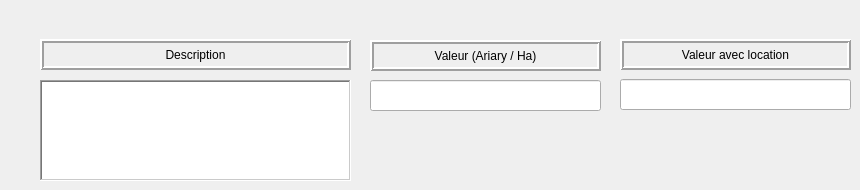
             <widget class="QWidget" name="pageForfParCatParcelle_2">
              <widget class="QLabel" name="label_29">
               <property name="geometry">
                <rect>
                 <x>370</x>
                 <y>40</y>
                 <width>231</width>
                 <height>31</height>
                </rect>
               </property>
               <property name="frameShape">
                <enum>QFrame::Box</enum>
               </property>
               <property name="frameShadow">
                <enum>QFrame::Raised</enum>
               </property>
               <property name="lineWidth">
                <number>2</number>
               </property>
               <property name="text">
                <string>Valeur (Ariary / Ha)</string>
               </property>
               <property name="alignment">
                <set>Qt::AlignCenter</set>
               </property>
               <property name="wordWrap">
                <bool>false</bool>
               </property>
               <property name="margin">
                <number>0</number>
               </property>
              </widget>
              <widget class="QLineEdit" name="lineEdit_23">
               <property name="geometry">
                <rect>
                 <x>620</x>
                 <y>79</y>
                 <width>231</width>
                 <height>31</height>
                </rect>
               </property>
               <property name="alignment">
                <set>Qt::AlignRight|Qt::AlignTrailing|Qt::AlignVCenter</set>
               </property>
              </widget>
              <widget class="QLabel" name="label_30">
               <property name="geometry">
                <rect>
                 <x>40</x>
                 <y>39</y>
                 <width>311</width>
                 <height>31</height>
                </rect>
               </property>
               <property name="autoFillBackground">
                <bool>false</bool>
               </property>
               <property name="frameShape">
                <enum>QFrame::Box</enum>
               </property>
               <property name="frameShadow">
                <enum>QFrame::Raised</enum>
               </property>
               <property name="lineWidth">
                <number>2</number>
               </property>
               <property name="midLineWidth">
                <number>0</number>
               </property>
               <property name="text">
                <string>Description</string>
               </property>
               <property name="alignment">
                <set>Qt::AlignCenter</set>
               </property>
              </widget>
              <widget class="QLabel" name="label_31">
               <property name="geometry">
                <rect>
                 <x>620</x>
                 <y>39</y>
                 <width>231</width>
                 <height>31</height>
                </rect>
               </property>
               <property name="frameShape">
                <enum>QFrame::Box</enum>
               </property>
               <property name="frameShadow">
                <enum>QFrame::Raised</enum>
               </property>
               <property name="lineWidth">
                <number>2</number>
               </property>
               <property name="text">
                <string>Valeur avec location</string>
               </property>
               <property name="alignment">
                <set>Qt::AlignCenter</set>
               </property>
               <property name="wordWrap">
                <bool>false</bool>
               </property>
               <property name="margin">
                <number>0</number>
               </property>
              </widget>
              <widget class="QTextEdit" name="textEdit_5">
               <property name="geometry">
                <rect>
                 <x>40</x>
                 <y>80</y>
                 <width>311</width>
                 <height>101</height>
                </rect>
               </property>
               <property name="frameShape">
                <enum>QFrame::WinPanel</enum>
               </property>
               <property name="frameShadow">
                <enum>QFrame::Sunken</enum>
               </property>
               <property name="html">
                <string>&lt;!DOCTYPE HTML PUBLIC &quot;-//W3C//DTD HTML 4.0//EN&quot; &quot;http://www.w3.org/TR/REC-html40/strict.dtd&quot;&gt;
&lt;html&gt;&lt;head&gt;&lt;meta name=&quot;qrichtext&quot; content=&quot;1&quot; /&gt;&lt;style type=&quot;text/css&quot;&gt;
p, li { white-space: pre-wrap; }
&lt;/style&gt;&lt;/head&gt;&lt;body style=&quot; font-family:'Cantarell'; font-size:11pt; font-weight:400; font-style:normal;&quot;&gt;
&lt;p style=&quot;-qt-paragraph-type:empty; margin-top:0px; margin-bottom:0px; margin-left:0px; margin-right:0px; -qt-block-indent:0; text-indent:0px; font-family:'MS Shell Dlg 2'; font-size:8.25pt;&quot;&gt;&lt;br /&gt;&lt;/p&gt;&lt;/body&gt;&lt;/html&gt;</string>
               </property>
              </widget>
              <widget class="QLineEdit" name="lineEdit_24">
               <property name="geometry">
                <rect>
                 <x>370</x>
                 <y>80</y>
                 <width>231</width>
                 <height>31</height>
                </rect>
               </property>
               <property name="alignment">
                <set>Qt::AlignRight|Qt::AlignTrailing|Qt::AlignVCenter</set>
               </property>
              </widget>
             </widget>
